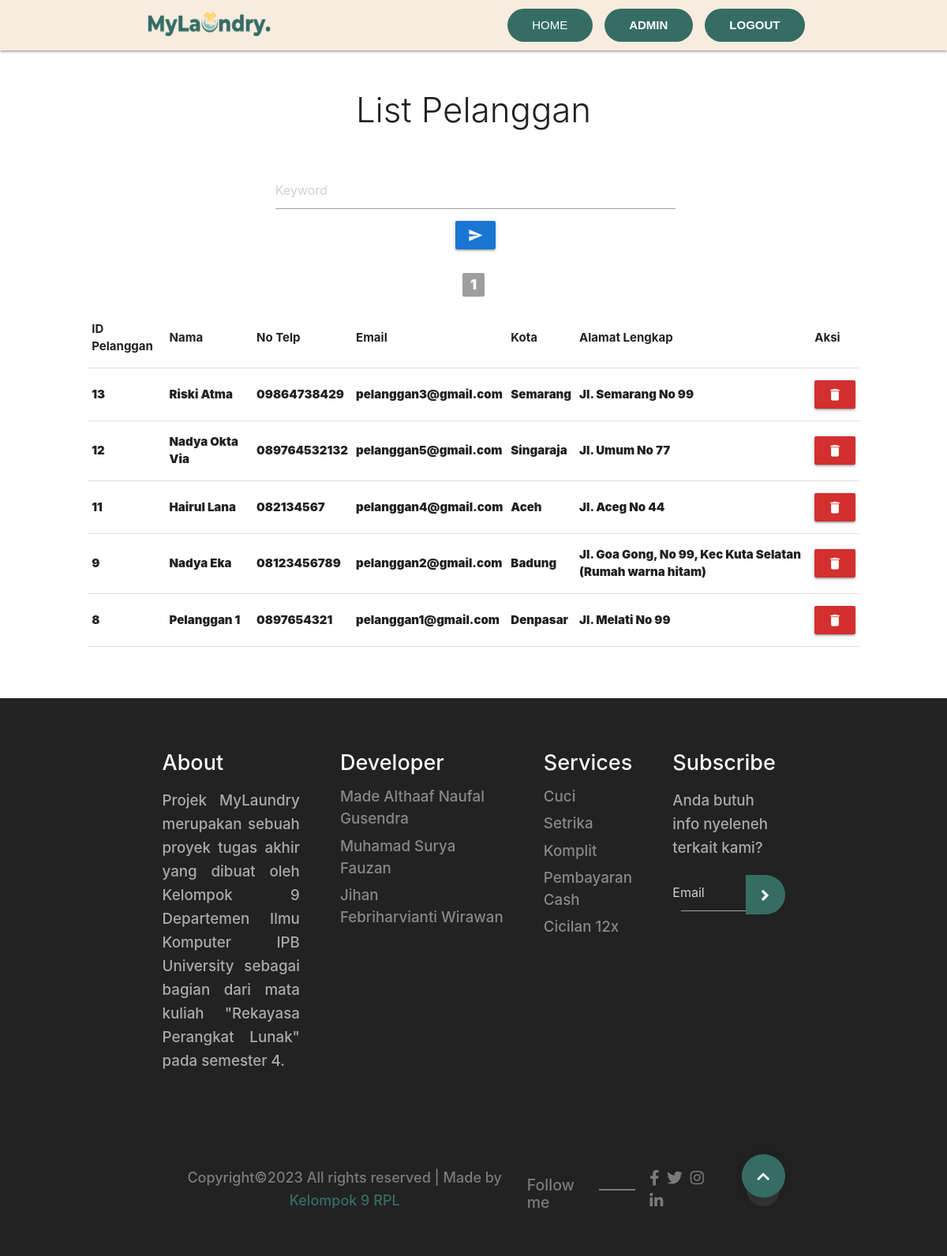
Page /list-pelanggan.php (signed in) on the earlier database version.
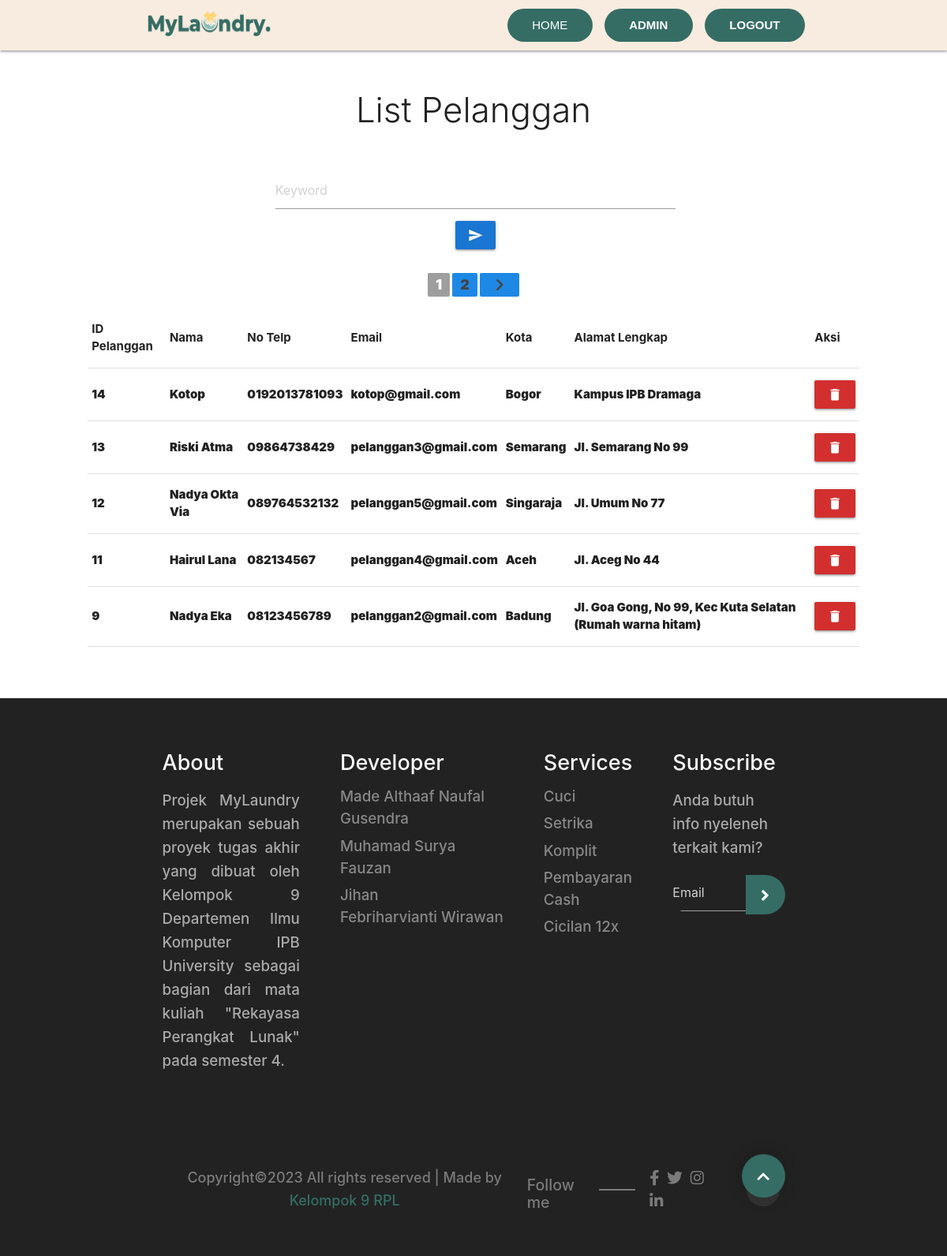
Same page on the later database version.
### tables this page shows
CREATE TABLE `pelanggan` (
  `id_pelanggan` int(11) NOT NULL,
  `nama` varchar(30) DEFAULT NULL,
  `email` varchar(30) DEFAULT NULL,
  `telp` varchar(13) DEFAULT NULL,
  `kota` varchar(20) DEFAULT NULL,
  `alamat` varchar(100) DEFAULT NULL,
  `foto` text NOT NULL,
  `password` varchar(255) DEFAULT NULL
);

### list-pelanggan.php (the view, shortened to what this page needs)
<?php
include 'connect-db.php';
$jumlahDataPerHalaman = 5;
$query = mysqli_query($connect,"SELECT * FROM pelanggan");
$jumlahData = mysqli_num_rows($query);
$jumlahHalaman = ceil($jumlahData / $jumlahDataPerHalaman);
if ( isset($_GET["page"])){
    $halamanAktif = $_GET["page"];
}else{
    $halamanAktif = 1;
}
$awalData = ( $jumlahDataPerHalaman * $halamanAktif ) - $jumlahDataPerHalaman;
$pelanggan = mysqli_query($connect,"SELECT * FROM pelanggan ORDER BY id_pelanggan DESC LIMIT $awalData, $jumlahDataPerHalaman");
?>
<!DOCTYPE html>
<html lang="en">
<head>
</head>
<body>
    <?php include 'header.php'; ?>
    <h3 class="header light center">List Pelanggan</h3>
    <br>
    <form class="col s12 center" action="" method="post">
        <div class="input-field inline">
            <input type="text" size=40 name="keyword" placeholder="Keyword">
            <button type="submit" class="btn waves-effect blue darken-2" name="cari"><i class="material-icons">send</i></button>
        </div>
    </form>
    <div class="row">
        <div class="col s10 offset-s1">
            <ul class="pagination center">
            <?php for( $i = 1; $i <= $jumlahHalaman; $i++ ) : ?>
                <?php if( $i == $halamanAktif ) : ?>
                    <li class="active grey"><a href="?page=<?= $i; ?>"><?= $i ?></a></li>
                <?php else : ?>
                    <li class="waves-effect blue darken-1"><a href="?page=<?= $i; ?>"><?= $i ?></a></li>
                <?php endif; ?>
            <?php endfor; ?>
            <?php if( $halamanAktif < $jumlahHalaman ) : ?>
                <li class="waves-effect blue darken-1">
                    <a class="page-link" href="?page=<?= $halamanAktif + 1; ?>"><i class="material-icons">chevron_right</i></a>
                </li>
            <?php endif; ?>
            </ul>
            <table cellpadding=10 border=1>
                <tr>
                    <th>ID Pelanggan</th>
                    <th>Nama</th>
                    <th>No Telp</th>
                    <th>Email</th>
                    <th>Kota</th>
                    <th>Alamat Lengkap</th>
                    <th>Aksi</th>
                </tr>
                <?php foreach ($pelanggan as $dataPelanggan) : ?>
                <tr>
                    <td><?= $dataPelanggan["id_pelanggan"] ?></td>
                    <td><?= $dataPelanggan["nama"] ?></td>
                    <td><?= $dataPelanggan["telp"] ?></td>
                    <td><?= $dataPelanggan["email"] ?></td>
                    <td><?= $dataPelanggan["kota"] ?></td>
                    <td><?= $dataPelanggan["alamat"] ?></td>
                    <td><a class="btn red darken-2" href="list-pelanggan.php?hapus=<?= $dataPelanggan['id_pelanggan'] ?>" onclick="return confirm('Apakah anda yakin ingin menghapus data ?')"><i class="material-icons">delete</i></a></td>
                </tr>
                <?php endforeach ?>
            </table>
        </div>
    </div>
    <?php include "footer.php"; ?>
</body>
</html>

Differences in the rows shown:
no longer on this page (row unchanged): pelanggan: id_pelanggan "8", nama "Pelanggan 1", telp "0897654321", email "pelanggan1@gmail.com", kota "Denpasar", alamat "Jl. Melati No 99"
added pelanggan: id_pelanggan "14", nama "Kotop", telp "0192013781093", email "kotop@gmail.com", kota "Bogor", alamat "Kampus IPB Dramaga"
Other differences:
new list line: "2"
